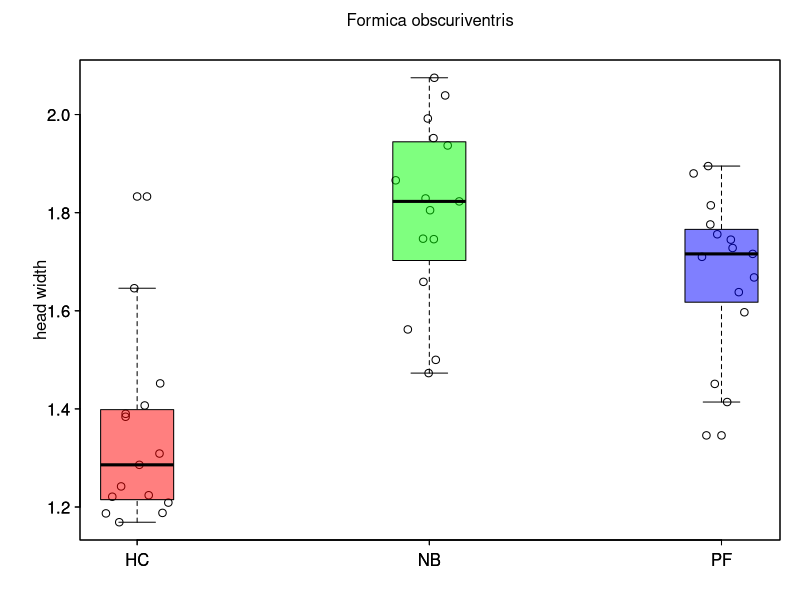
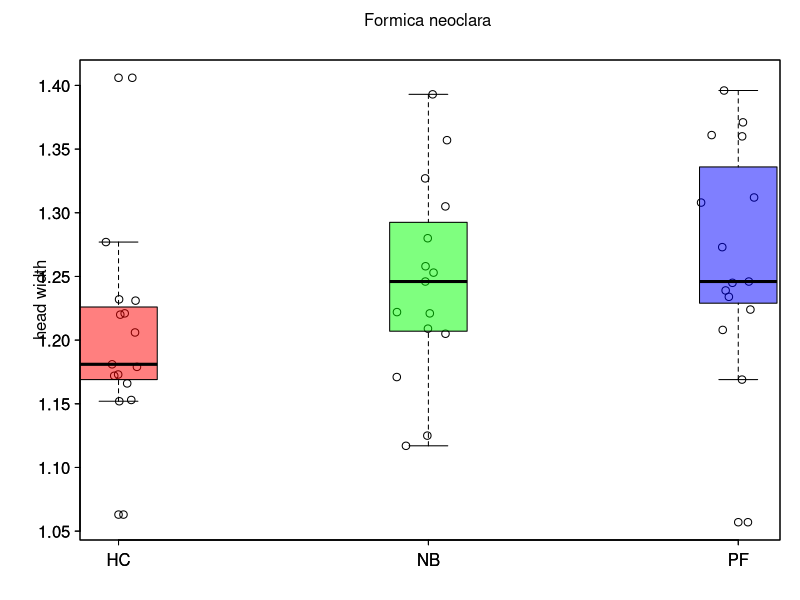
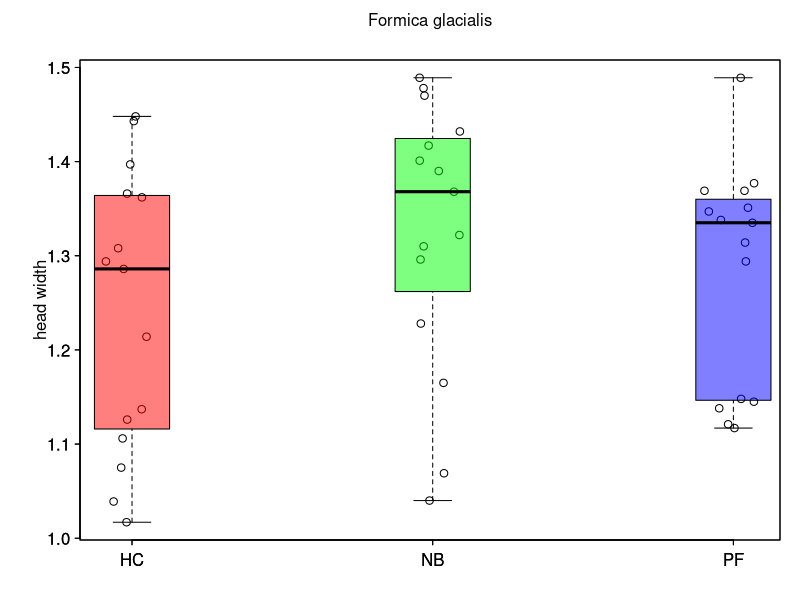
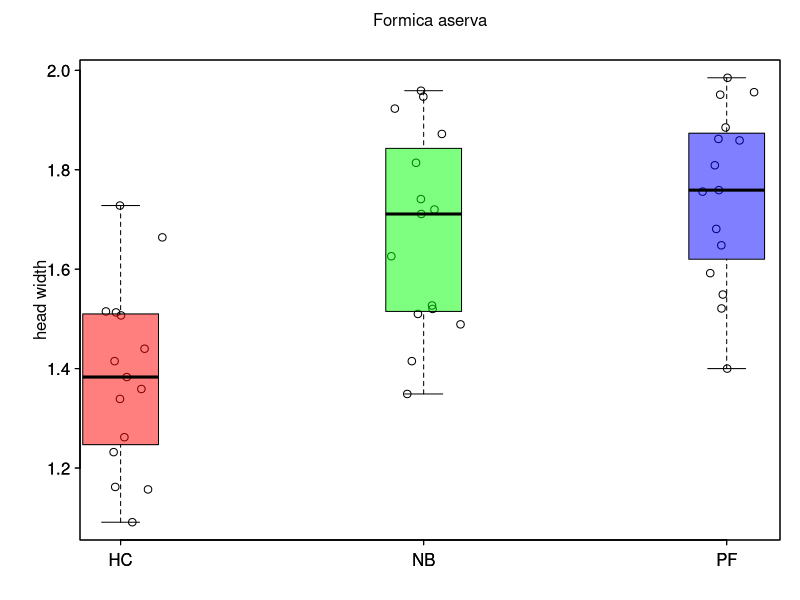
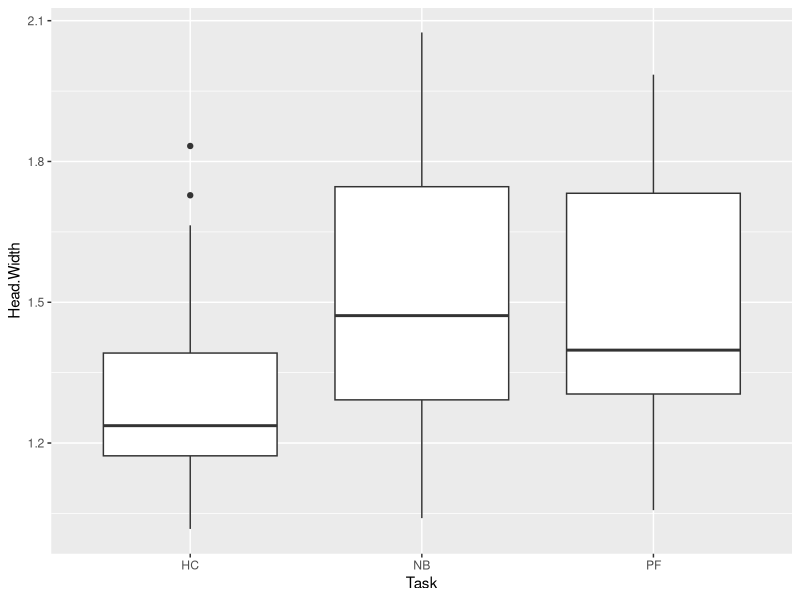
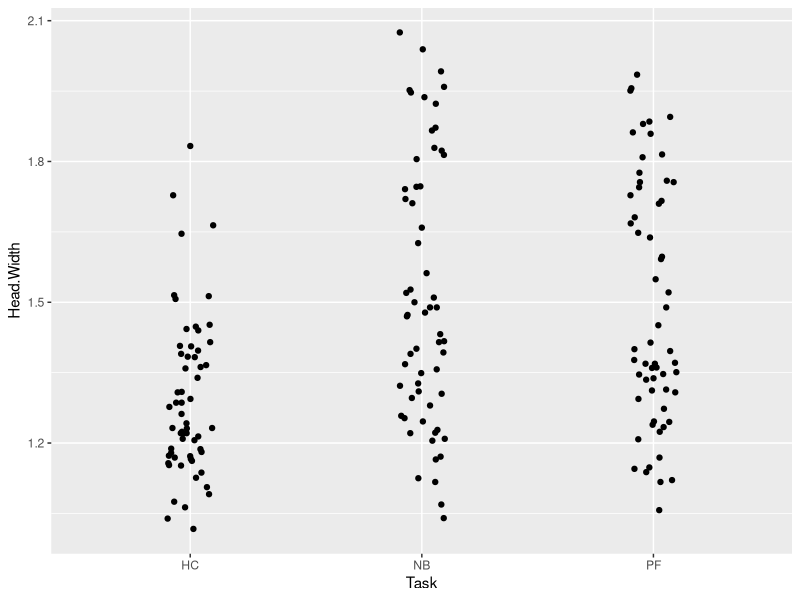
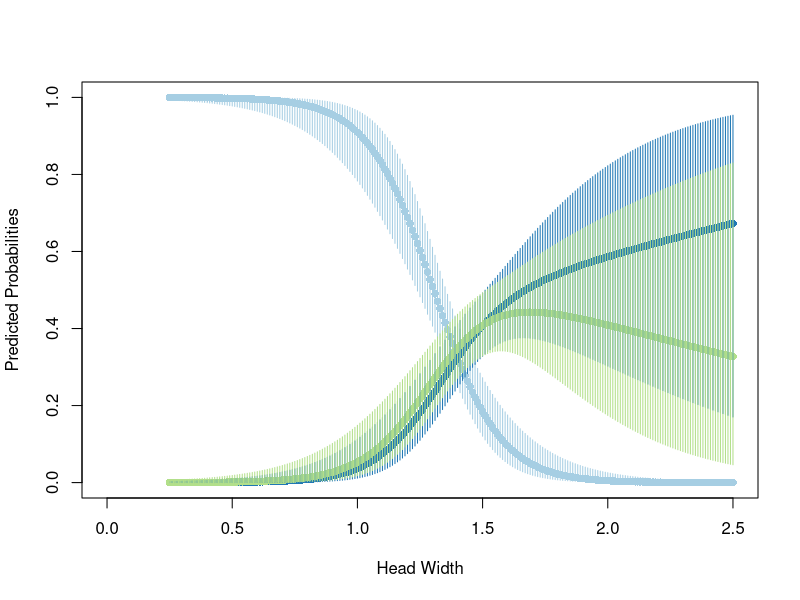

Recreate these plots in R, in order.
setwd('C:\\Users\\Nicole\\Desktop\\Evolution\\Tasks\\Project')
Data1<-read.csv("AntData.csv")
#hypothesis: 

#10 boxplots for 10 Species showing association between task and head width
VARtable <- data.frame(species=rep(NA, length=length(unique(Data1$Species))), HC=rep(NA, length=length(unique(Data1$Species))), NB=rep(NA, length=length(unique(Data1$Species))), PF=rep(NA, length=length(unique(Data1$Species))))
counter <- 1

for (i in unique(Data1$Species)){
  Species <- Data1[which(Data1$Species == i),]
  VARtable[counter,1] <- i
  
  X <- Species$Task
  repHC <- which(X == "HC")
  repNB <- which(X == "NB")
  repPF <- which(X == "PF")
  Z <- rep(1, length(X))
  Z[repHC] <- rnorm(length(repHC), 2, 0.05)
  Z[repNB] <- rnorm(length(repNB), 3, 0.05)
  Z[repPF] <- rnorm(length(repPF), 4, 0.05)
  
  VARtable[counter,2:4] <- c(var(Species$Head.Width[repHC]), var(Species$Head.Width[repNB]), var(Species$Head.Width[repPF]))
  counter <- counter+1
  jpeg(paste(i, ".jpeg", sep=""))
  par(las=1, mar=c(3,4,3,1), mgp=c(1.5, 0.5, 0), tck=-0.01)
  plot(Z, Species$Head.Width, xlab="", ylab="head width", xaxt="n")
  axis(1, at=c(2,3,4), labels=c("HC", "NB", "PF"))
  mtext(i, side=3, line=1.5)
  boxplot(Species$Head.Width~X, add=T, at=c(2,3,4), boxwex=0.25, col=c(rgb(1,0,0, .5), rgb(0,1,0, .5), rgb(0,0,1, .5)))
  dev.off()
}

chisq.test(Data1$Task, Data1$Head.Width, simulate.p.value=TRUE)

#multinomial logistic regression looking at head width and species impact on task assignment
library(nnet)
mlr <- multinom(Task ~ Head.Width + Species, data=Data1, Hess=TRUE, trace=FALSE)
mlr
summary(mlr)
z<-summary(mlr)$coefficients/summary(mlr)$standard.errors
z
p<-(1-pnorm(abs(z), 0, 1)) *2
p
exp(coef(mlr))
head(probability.table<-fitted(mlr))
confint(mlr)
exp(confint(mlr))

#boxplot of headwidth by task for all species

Data1$Task<-factor(Data1$Task, levels=c("HC", "NB", "PF"))


table(Data1$Task)
prop.table(table(Data1$Task))

library(ggplot2)

mlr2<-multinom(Task~Head.Width, data=Data1)
mlr2
summary(mlr2)
exp(coef(mlr2)['NB', 'Head.Width'])
exp(coef(mlr2)['PF', 'Head.Width'])
confint(mlr2)
exp(confint(mlr2))

jpeg("HeadWidthbyTaskboxplot.jpeg")
ggplot(Data1)+aes(x=Task, y=Head.Width)+geom_boxplot()
dev.off()

jpeg("HeadWidthbyTaskscatterplot.jpeg")
ggplot(Data1)+aes(y=Head.Width, x=Task)+geom_point(position=position_jitter(width=0.1, height=0))
dev.off()

#graph showing the predicted probability of a task assignment based on head width of an ant

library(ggeffects)
mlr_ME <- ggeffect(mlr, terms = "Head.Width[0.25:2.5,by=0.01]")
mlr_ME

jpeg("multinomialregression.jpeg")
Cols <- c('#a6cee3','#1f78b4','#b2df8a')
names(Cols) <- c("HC", "NB", "PF")
plot(mlr_ME$x, mlr_ME$predicted, pch=16, col=Cols[mlr_ME$response.level], xlim=c(0, 2.5), ylim=c(0,1), ylab="Predicted Probabilities", xlab="Head Width")

for (i in 1:length(mlr_ME$x)){
  segments(mlr_ME$x[i], mlr_ME$conf.low[i], mlr_ME$x[i], mlr_ME$conf.high[i], lwd=1, col=Cols[mlr_ME$response.level[i]])
}
dev.off()
